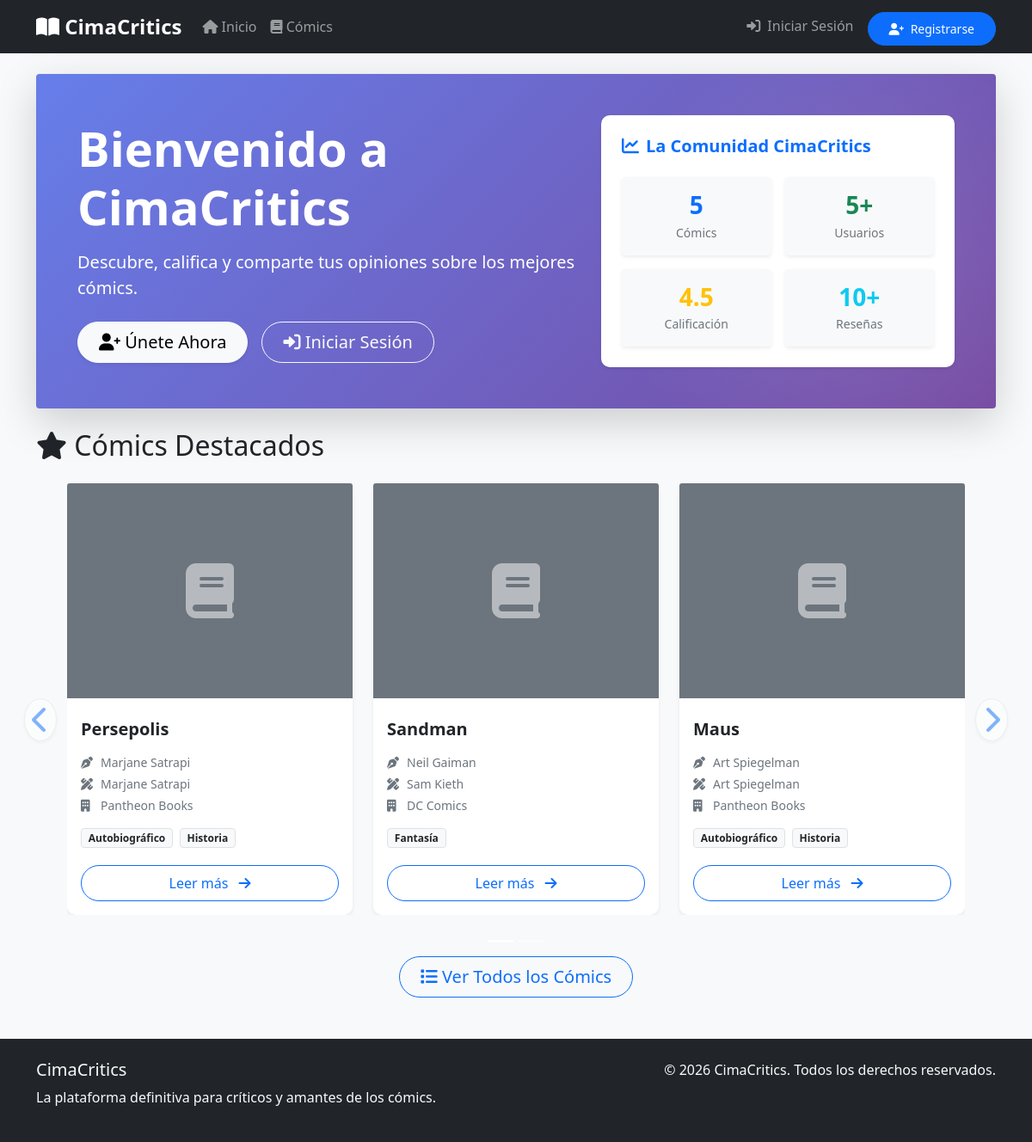
The page /index on the database as committed earlier.
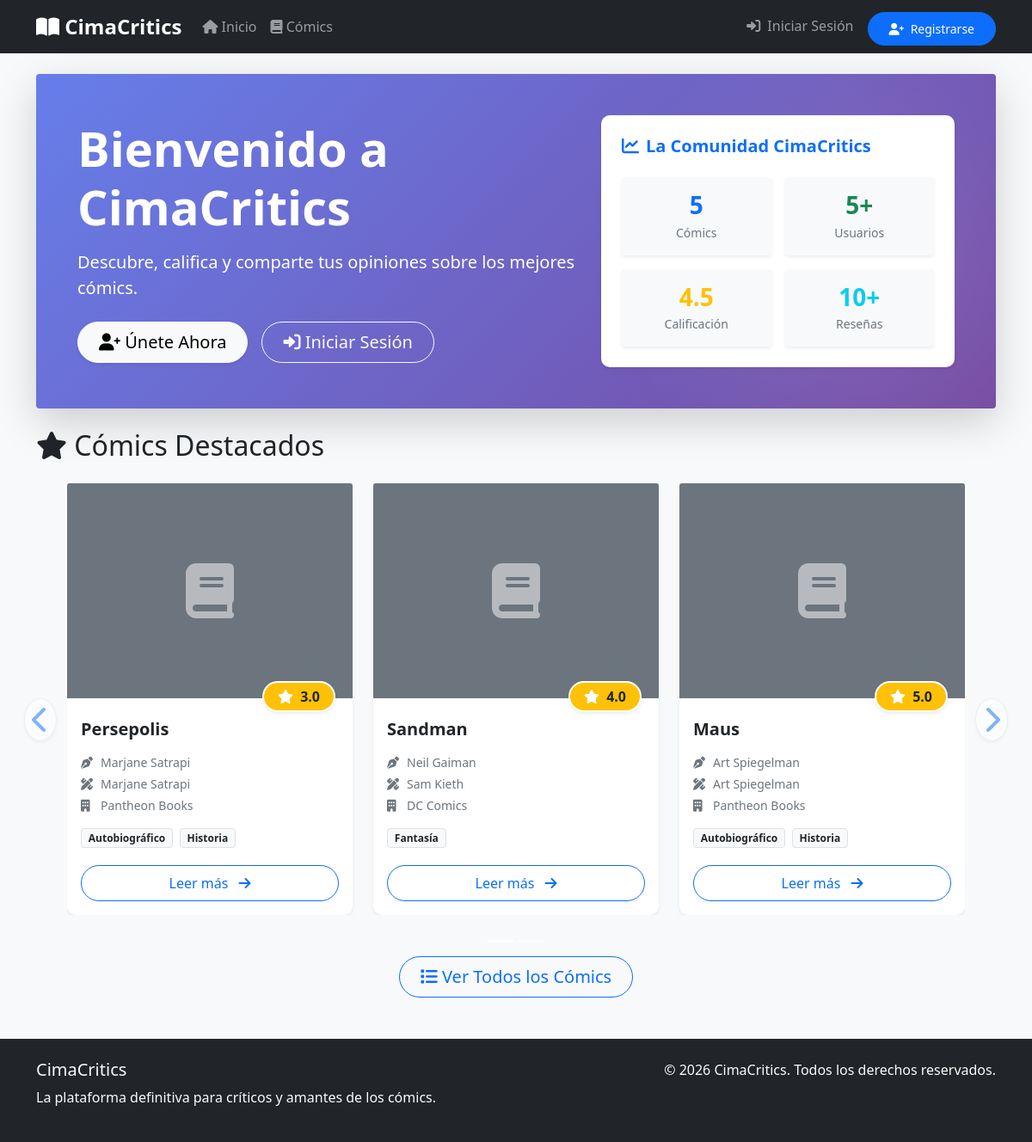
The same page on the database as committed later.
### models/__init__.py (models this page shows, shortened)
class Comic(db.Model):
    __tablename__ = 'comic'
    id = db.Column(db.Integer, primary_key=True)
    titulo = db.Column(db.String(128), nullable=False)
    escritor = db.Column(db.String(64), nullable=False)
    dibujante = db.Column(db.String(64), nullable=False)
    lanzamiento = db.Column(db.String(32))
    editorial = db.Column(db.String(64))
    descripcion = db.Column(db.Text)
    imagen_url = db.Column(db.String(256))
    fecha_creacion = db.Column(db.DateTime, default=datetime.utcnow)
    promedio_calificacion = db.Column(db.Float, default=0.0)
    reviews = db.relationship('Review', backref='comic', lazy='dynamic')
    generos = db.relationship('Genero', secondary=comic_genero, lazy='subquery',
        backref=db.backref('comics', lazy=True))

### routes/main.py (the view)
@app.route('/')
@app.route('/index')
def index():
    comics = Comic.query.order_by(Comic.fecha_creacion.desc()).limit(6).all()
    return render_template('index.html', title='Inicio', comics=comics)

### templates/index.html (shortened to what the changed rows need)
{% extends "base.html" %}
{% block content %}
<div class="row">
    <div class="col-12">
        <div class="hero-section bg-primary text-white rounded p-5 mb-4 shadow-lg position-relative overflow-hidden">
            <div class="row align-items-center position-relative" style="z-index: 2;">
                <div class="col-lg-7">
                    <h1 class="display-4 fw-bold mb-3">Bienvenido a CimaCritics</h1>
                </div>
            </div>
        </div>
    </div>
</div>
<div class="row">
    <div class="col-12">
        <h2 class="mb-4">
            <i class="fas fa-star"></i> Cómics Destacados
        </h2>
    </div>
</div>
<div class="row position-relative">
    <div class="col-12 px-5">
        <div id="featuredComicsCarousel" class="carousel slide pb-5" data-bs-ride="carousel">
            <div class="carousel-indicators" style="bottom: -10px;">
                {% for batch in comics|batch(3, fill_with=None) %}
                <button type="button" data-bs-target="#featuredComicsCarousel" data-bs-slide-to="{{ loop.index0 }}" {% if loop.first %}class="active" aria-current="true"{% endif %} aria-label="Slide {{ loop.index }}"></button>
                {% endfor %}
            </div>
            <div class="carousel-inner">
                {% for comic_batch in comics|batch(3, fill_with=None) %}
                <div class="carousel-item {% if loop.first %}active{% endif %}">
                    <div class="row gx-4">
                        {% for comic in comic_batch %}
                            {% if comic %}
                            <div class="col-md-4">
                                <div class="card h-100 shadow-sm border-0 transition-transform hover-scale">
                                    {% if comic.imagen_url %}
                                    <img src="{{ comic.imagen_url }}" class="card-img-top" alt="{{ comic.titulo }}" style="height: 250px; object-fit: cover;">
                                    {% else %}
                                    <div class="card-img-top bg-secondary d-flex align-items-center justify-content-center" style="height: 250px;">
                                        <i class="fas fa-book fa-4x text-white opacity-50"></i>
                                    </div>
                                    {% endif %}
                                    <div class="card-body d-flex flex-column position-relative">
                                        {% if comic.promedio_calificacion %}
                                        <div class="position-absolute" style="top: -20px; right: 20px;">
                                            <span class="badge bg-warning text-dark shadow-sm px-3 py-2 rounded-pill fs-6 border border-white border-2">
                                                <i class="fas fa-star text-white me-1"></i> {{ "%.1f"|format(comic.promedio_calificacion) }}
                                            </span>
                                        </div>
                                        {% endif %}
                                        <h5 class="card-title fw-bold mt-2 mb-3">{{ comic.titulo }}</h5>
                                        <div class="card-text text-muted mb-3 small flex-grow-1">
                                            <div class="mb-1"><i class="fas fa-pen-nib text-secondary me-2" style="width:15px;"></i>{{ comic.escritor }}</div>
                                            <div class="mb-1"><i class="fas fa-pencil-ruler text-secondary me-2" style="width:15px;"></i>{{ comic.dibujante or 'N/A' }}</div>
                                            <div class="mb-2"><i class="fas fa-building text-secondary me-2" style="width:15px;"></i>{{ comic.editorial or 'N/A' }}</div>
                                            <div class="mt-3">
                                                {% for genero in comic.generos %}
                                                    <span class="badge bg-light text-dark border me-1 mb-1">{{ genero.nombre }}</span>
                                                {% endfor %}
                                            </div>
                                        </div>
                                        <a href="{{ url_for('comic_detail', comic_id=comic.id) }}" class="btn btn-outline-primary mt-auto w-100 rounded-pill">
                                            Leer más <i class="fas fa-arrow-right ms-2 fs-7"></i>
                                        </a>
                                    </div>
                                </div>
                            </div>
                            {% else %}
                            <div class="col-md-4 d-none d-md-block"></div>
                            {% endif %}
                        {% endfor %}
                    </div>
                </div>
                {% endfor %}
            </div>
        </div>
    </div>
</div>
{% endblock %}

Rows that differ between the two databases and show on the page:
changed Comic "Persepolis": promedio_calificacion (not shown) → "3.0"
changed Comic "Sandman": promedio_calificacion (not shown) → "4.0"
changed Comic "Maus": promedio_calificacion (not shown) → "5.0"
